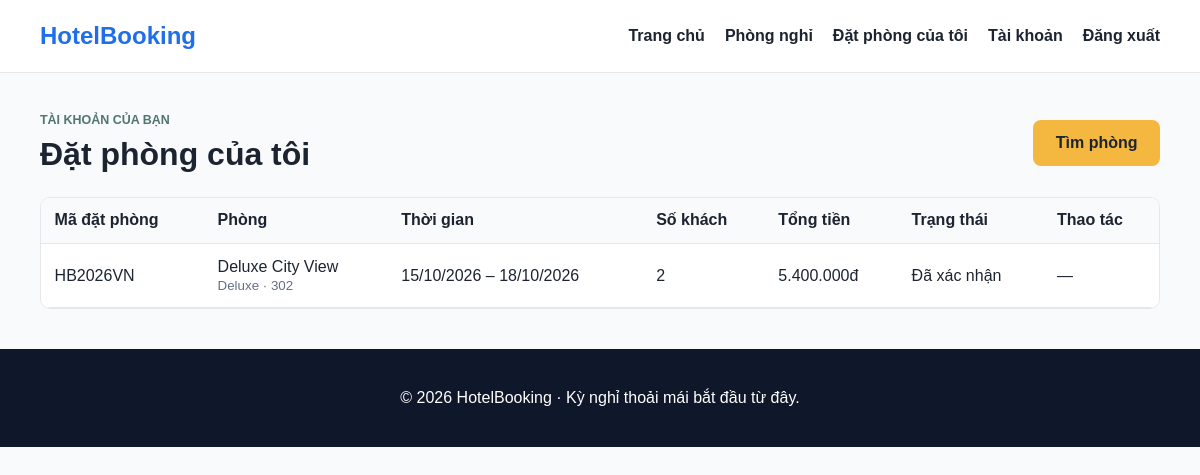
The page /index.php?page=my-bookings (signed in) on the database its author committed.
### tables this page shows
CREATE TABLE IF NOT EXISTS bookings (
  id INT UNSIGNED NOT NULL AUTO_INCREMENT,
  booking_code VARCHAR(30) NOT NULL,
  customer_id INT UNSIGNED NOT NULL,
  room_id INT UNSIGNED NOT NULL,
  check_in DATE NOT NULL,
  check_out DATE NOT NULL,
  guest_count TINYINT UNSIGNED NOT NULL,
  total_amount DECIMAL(12,2) NOT NULL,
  status ENUM('pending', 'confirmed', 'completed', 'cancelled') NOT NULL DEFAULT 'pending',
  created_at TIMESTAMP NOT NULL DEFAULT CURRENT_TIMESTAMP,
  PRIMARY KEY (id),
  UNIQUE KEY uq_bookings_booking_code (booking_code),
  KEY idx_bookings_customer (customer_id),
  KEY idx_bookings_room_dates (room_id, check_in, check_out),
  KEY idx_bookings_status_created (status, created_at),
  CONSTRAINT fk_bookings_customer FOREIGN KEY (customer_id) REFERENCES customers (id),
  CONSTRAINT fk_bookings_room FOREIGN KEY (room_id) REFERENCES rooms (id),
  CHECK (check_out > check_in),
  CHECK (guest_count > 0),
  CHECK (total_amount >= 0)
);

CREATE TABLE IF NOT EXISTS rooms (
  id INT UNSIGNED NOT NULL AUTO_INCREMENT,
  room_number VARCHAR(20) NOT NULL,
  room_name VARCHAR(100) NOT NULL,
  room_type_id INT UNSIGNED NOT NULL,
  price DECIMAL(12,2) NOT NULL,
  status ENUM('available', 'occupied', 'maintenance') NOT NULL DEFAULT 'available',
  bed_description VARCHAR(100) NOT NULL DEFAULT '',
  image_url VARCHAR(1000) NOT NULL DEFAULT '',
  is_featured TINYINT(1) NOT NULL DEFAULT 0,
  created_at TIMESTAMP NOT NULL DEFAULT CURRENT_TIMESTAMP,
  PRIMARY KEY (id),
  UNIQUE KEY uq_rooms_room_number (room_number),
  KEY idx_rooms_room_type_status (room_type_id, status),
  CONSTRAINT fk_rooms_room_type FOREIGN KEY (room_type_id) REFERENCES room_types (id),
  CONSTRAINT chk_rooms_price CHECK (price >= 0)
);

CREATE TABLE IF NOT EXISTS room_types (
  id INT UNSIGNED NOT NULL AUTO_INCREMENT,
  name VARCHAR(100) NOT NULL,
  description TEXT NOT NULL,
  capacity TINYINT UNSIGNED NOT NULL,
  area_sqm DECIMAL(6,2) NOT NULL,
  PRIMARY KEY (id),
  UNIQUE KEY uq_room_types_name (name),
  CHECK (capacity > 0),
  CHECK (area_sqm > 0)
);

### helpers/router.php (called while the page is built, shortened)
<?php
function base_url($path = '')
{
    $directory = str_replace('\\', '/', dirname($_SERVER['SCRIPT_NAME'] ?? '/index.php'));
    $base = trim($directory, '/.');
    $prefix = $base === '' ? '/' : '/' . $base . '/';
    return $prefix . ltrim($path, '/');
}
function url($page = 'home', $params = array())
{
    return base_url('index.php?' . http_build_query(array_merge(array('page' => $page), $params)));
}

### helpers/common.php (called while the page is built, shortened)
<?php
function e($value)
{
    return htmlspecialchars((string) $value, ENT_QUOTES, 'UTF-8');
}
function money($value)
{
    return number_format((float) $value, 0, ',', '.') . 'đ';
}
function current_customer_id()
{
    return isset($_SESSION['customer_id']) ? (int) $_SESSION['customer_id'] : null;
}

### config/database.php (called while the page is built)
<?php
return array(
    'host' => '127.0.0.1',
    'port' => 3306,
    'database' => 'hotel_booking_system',
    'username' => 'root',
    'password' => '0356273499Khoa@',
    'charset' => 'utf8mb4',
);

### helpers/database.php (called while the page is built)
<?php
function db()
{
    static $database = null;
    if ($database === null) {
        $config = require __DIR__ . '/../config/database.php';
        $database = new Database($config);
    }
    return $database;
}

### classes/Database.php (called while the page is built, shortened)
<?php
class Database
{
    private $connection;
    public function __construct($config)
    {
        $this->connection = new mysqli(
            $config['host'],
            $config['username'],
            $config['password'],
            $config['database'],
            $config['port']
        );
        $this->connection->set_charset($config['charset']);
    }
    public function run($sql, $params = array())
    {
        $statement = $this->connection->prepare($sql);
        $statement->execute(array_values($params));
        return $statement;
    }
    public function fetchAll($sql, $params = array())
    {
        return $this->run($sql, $params)->get_result()->fetch_all(MYSQLI_ASSOC);
    }
}

### functions.php (called while the page is built, shortened)
<?php
function getCustomerBookings($customerId)
{
    return db()->fetchAll(
        'SELECT b.id, b.booking_code, b.check_in, b.check_out, b.guest_count, b.total_amount, b.status,
                r.room_number, r.room_name, rt.name AS room_type_name
         FROM bookings b
         INNER JOIN rooms r ON r.id = b.room_id
         INNER JOIN room_types rt ON rt.id = r.room_type_id
         WHERE b.customer_id = ?
         ORDER BY b.created_at DESC, b.id DESC
         LIMIT 100',
        array($customerId)
    );
}

### pages/my-bookings/action.php (called while the page is built, shortened)
<?php
$customerBookings = getCustomerBookings(current_customer_id());

### pages/my-bookings/index.php (the view, shortened to what this page needs)
<?php
$statusLabels = array('pending' => 'Chờ xác nhận', 'confirmed' => 'Đã xác nhận', 'completed' => 'Đã hoàn tất', 'cancelled' => 'Đã hủy');
?>
<main class="container page-content">
  <header class="account-heading"><div><p class="eyebrow">Tài khoản của bạn</p><h1>Đặt phòng của tôi</h1></div><a class="btn btn-primary" href="<?= e(url('rooms')) ?>">Tìm phòng</a></header>
  <div class="table-scroll account-table-wrap">
    <table class="account-table">
      <thead><tr><th>Mã đặt phòng</th><th>Phòng</th><th>Thời gian</th><th>Số khách</th><th>Tổng tiền</th><th>Trạng thái</th><th>Thao tác</th></tr></thead>
      <tbody>
        <?php foreach ($customerBookings as $booking): ?>
          <tr>
            <td><?= e($booking['booking_code']) ?></td>
            <td><?= e($booking['room_name']) ?><br /><small><?= e($booking['room_type_name']) ?> · <?= e($booking['room_number']) ?></small></td>
            <td><?= e(date('d/m/Y', strtotime($booking['check_in']))) ?> – <?= e(date('d/m/Y', strtotime($booking['check_out']))) ?></td>
            <td><?= e($booking['guest_count']) ?></td>
            <td><?= e(money($booking['total_amount'])) ?></td>
            <td><?= e($statusLabels[$booking['status']] ?? $booking['status']) ?></td>
            <td>
              <?php if ($booking['status'] === 'pending'): ?>
                <form action="<?= e(url('my-bookings', array('action' => 'cancel', 'id' => $booking['id']))) ?>" method="post" onsubmit="return confirm('Bạn có chắc muốn hủy yêu cầu đặt phòng này?')">
                  <input type="hidden" name="_csrf_token" value="<?= e(csrf_token()) ?>" />
                  <button class="btn-sm btn-delete" type="submit">Hủy đơn</button>
                </form>
              <?php else: ?>—<?php endif; ?>
            </td>
          </tr>
        <?php endforeach; ?>
      </tbody>
    </table>
  </div>
</main>

### assets/css/style.css (style rules this page uses)
:root { --primary: #1f6feb; --primary-dark: #144ea3; --accent: #f4b740; --bg: #f5f7fb; --text: #1c2430; --muted: #667085; --card: #ffffff; --border: #e5e7eb; --success: #1f9d68; }
* { box-sizing: border-box; }
body { margin: 0; font-family: Arial, sans-serif; background: var(--bg); color: var(--text); }
.container { width: min(1120px, calc(100% - 32px)); margin: 0 auto; }
.btn { display: inline-flex; align-items: center; justify-content: center; min-height: 46px; padding: 0.8rem 1.4rem; border-radius: 8px; text-decoration: none; font-weight: 700; transition: 0.2s ease; }
.btn-primary { background: var(--accent); color: var(--text); }
.page-content { padding: 2.5rem 0; }
table { width: 100%; border-collapse: collapse; background: #fff; }
th, td { padding: 0.9rem 1rem; border-bottom: 1px solid var(--border); text-align: left; }

### assets/css/public.css (style rules this page uses)
body { background: #f8fafc; }
.account-heading { display: flex; align-items: center; justify-content: space-between; gap: 1rem; margin-bottom: 1.5rem; }
.account-heading h1 { margin: 0; }
.account-table-wrap { overflow-x: auto; background: #fff; border: 1px solid var(--border); border-radius: 10px; }
.account-table { width: 100%; border-collapse: collapse; text-align: left; }
.account-table th, .account-table td { padding: 0.85rem; border-bottom: 1px solid var(--border); vertical-align: middle; }
.account-table th { background: #f8fafc; }
.account-table small { color: var(--muted); }
.eyebrow { margin: 0 0 0.55rem; color: #52756e; font-size: 0.78rem; font-weight: 700; text-transform: uppercase; }
.btn { transition: all 0.3s ease; }

### rows shown on the page
bookings: booking_code "HB2026VN", room.room_name "Deluxe City View", room_types.name "Deluxe", room.room_number "302", check_in "15/10/2026", check_out "18/10/2026", guest_count "2", total_amount "5.400.000đ", status "Đã xác nhận"
